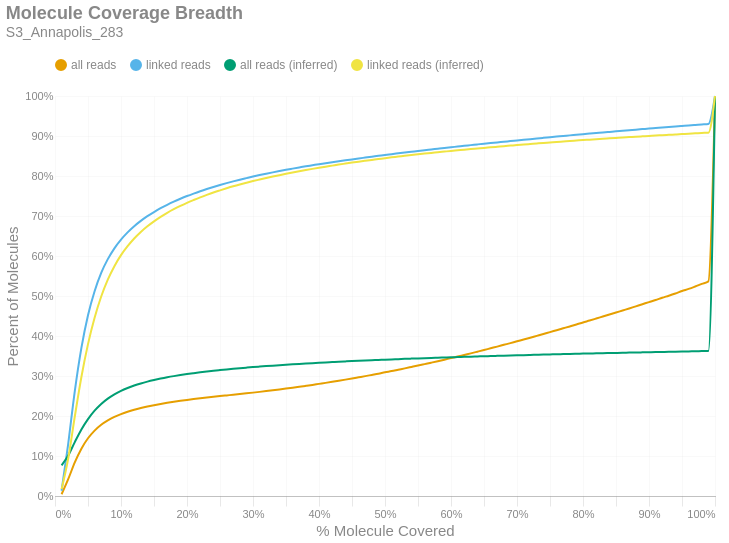

The cell this chart's notebook holds for it:
### Markdown cell above
### Molecule Read Coverage
This chart shows molecule coverage breadth as computed by the number of bases aligned to that molecule. In other words, "*how much of each unique long molecule is actually sequenced/aligned?*" Keep in mind there is a distinction between sequences and alignments, since some sequences belonging to a particular molecule may not align well and wouldn't appear in the alignment data. This chart also shows molecule coverage breadth as computed by the *inferred fragment* from which the aligned sequences originate. Unlike read coverage, this calculation takes into account the total insert size, including unsequenced gaps between the forward and reverse reads. Like the previous figures, these are cumulative percents.

### Code cell
if SKIPLR:
    print_html(f"Skipped")
else:
    binned_df = consolidated_hist(valids['coverage_bp'], mask, 0.01, True)
    binned_df_inf = consolidated_hist(valids['coverage_inserts'], mask, 0.01, True)
    binned_df = binned_df.with_columns(pl.lit(binned_df_inf['all reads (cumsum)']).alias('all reads (inferred)'))
    binned_df = binned_df.with_columns(pl.lit(binned_df_inf['linked reads (cumsum)']).alias('linked reads (inferred)'))
    binned_df = binned_df.with_columns(
        (pl.col('bin').cast(pl.Float64) + 0.01).alias('right_edge')
    )

    with SafeRender(binned_df):
        (
            density_plot(binned_df, 'Molecule Coverage Breadth', samplename, 'molcov', ['all reads (inferred)','linked reads (inferred)'])
            .encode(
                #x=alt.X('bin:Q', title="% Molecule Covered").axis(format = '%').scale(padding=0),
                x=alt.X('right_edge:Q', title="% Molecule Covered").axis(format='%').scale(padding=0),
                y=alt.Y('value:Q', title='Percent of Molecules')
                    .axis(format='%')
                    .stack(False)
                    .scale(domainMin=0, padding=0),
                color=alt.Color("key:N").scale(domain = ["all reads", "linked reads", "all reads (inferred)", "linked reads (inferred)"]),
                tooltip = [
                    alt.Tooltip("key:N", title = "Data Type"),
                    alt.Tooltip("range_label:N", title="% Molecule Covered"),
                    alt.Tooltip("value:Q", format = ".2%", title="% Molecules")
                ]
            )
        ).display()

### Figure 1 — Vega-Lite specification as saved in the notebook (floating-point values rounded to 4 significant figures)
{"width": "container", "height": 400, "config": {"title": {"anchor": "start", "dy": -15, "fontSize": 18, "color": "#888888", "subtitleColor": "#888888", "subtitleFontSize": 14}, "arc": {"fill": "#0072B2"}, "axis": {"domainColor": "#888888", "domainWidth": 0.5, "gridWidth": 0.2, "grid": false, "titleFontWeight": 400, "titleFontSize": 15, "labelFontSize": 11, "labelColor": "#888888", "tickColor": "#888888", "tickWidth": 0.2, "titleColor": "#888888"}, "axisBand": {"grid": false}, "axisX": {"grid": true, "tickSize": 10, "domainCap": "round"}, "axisY": {"domain": false, "grid": true, "tickSize": 0, "domainCap": "round"}, "background": "transparent", "header": {"labelFontSize": 15, "labelColor": "#888888", "titleFontSize": 15, "titleFontWeight": 600, "titleColor": "#888888"}, "legend": {"labelFont": "sans-serif", "labelFontSize": 12, "labelColor": "#888888", "symbolSize": 100, "symbolType": "circle", "titleFontSize": 12, "titlePadding": 10, "titleColor": "#888888", "title": null, "orient": "top"}, "range": {"category": ["#E69F00", "#56B4E9", "#009E73", "#F0E442", "#0072B2", "#D55E00", "#CC79A7", "#000000"], "diverging": ["#cfe8f3", "#a2d4ec", "#73bfe2", "#46abdb", "#1696d2", "#12719e"]}, "area": {"fill": "#0072B2", "fillOpacity": 0.7, "line": true, "strokeOpacity": 0.7}, "line": {"color": "#0072B2", "stroke": "#0072B2", "strokeWidth": 2}, "trail": {"color": "#0072B2", "stroke": "#0072B2", "strokeWidth": 0, "size": 1}, "point": {"filled": true, "fillOpacity": 1.0, "size": 95}, "text": {"color": "#888888", "fontSize": 11, "align": "right", "fontWeight": 400, "size": 11}, "bar": {"fill": "#0072B2", "stroke": null}, "view": {"stroke": null, "continuousWidth": 660, "continuousHeight": 400}}, "data": {"name": "data-90bb057b5944353e254366df12cd019e"}, "mark": {"type": "line", "interpolate": "monotone", "point": {"opacity": 0, "size": 275}}, "encoding": {"color": {"field": "key", "scale": {"domain": ["all reads", "linked reads", "all reads (inferred)", "linked reads (inferred)"]}, "type": "nominal"}, "tooltip": [{"field": "key", "title": "Data Type", "type": "nominal"}, {"field": "range_label", "title": "% Molecule Covered", "type": "nominal"}, {"field": "value", "format": ".2%", "title": "% Molecules", "type": "quantitative"}], "x": {"axis": {"format": "%"}, "field": "right_edge", "scale": {"padding": 0}, "title": "% Molecule Covered", "type": "quantitative"}, "y": {"axis": {"format": "%"}, "field": "value", "scale": {"domainMin": 0, "padding": 0}, "stack": false, "title": "Percent of Molecules", "type": "quantitative"}}, "params": [{"name": "param_c36ac31b6afebe62", "select": {"type": "point", "fields": ["key"]}, "bind": "legend"}], "title": {"text": "Molecule Coverage Breadth", "subtitle": "S3_Annapolis_283"}, "transform": [{"fold": ["all reads (cumsum)", "linked reads (cumsum)", "all reads (inferred)", "linked reads (inferred)"]}, {"calculate": "replace(datum.key, ' (cumsum)', '')", "as": "key"}, {"filter": {"param": "param_c36ac31b6afebe62"}}], "usermeta": {"embedOptions": {"downloadFileName": "S3_Annapolis_283.molcov"}}, "$schema": "https://vega.github.io/schema/vega-lite/v6.1.0.json", "datasets": {"data-90bb057b5944353e254366df12cd019e": [{"bin": "0.0", "interval": "0.0-0.01", "all reads": 0.004461, "linked reads": 0.01315, "all reads (cumsum)": 0.004461, "linked reads (cumsum)": 0.01315, "range_label": "0.0-0.01", "all reads (inferred)": 0.07679, "linked reads (inferred)": 0.01723, "right_edge": 0.01}, {"bin": "0.01", "interval": "0.01-0.02", "all reads": 0.03762, "linked reads": 0.1174, "all reads (cumsum)": 0.04208, "linked reads (cumsum)": 0.1306, "range_label": "0.01-0.02", "all reads (inferred)": 0.1014, "linked reads (inferred)": 0.09383, "right_edge": 0.02}, {"bin": "0.02", "interval": "0.02-0.03", "all reads": 0.04196, "linked reads": 0.1318, "all reads (cumsum)": 0.08405, "linked reads (cumsum)": 0.2623, "range_label": "0.02-0.03", "all reads (inferred)": 0.1348, "linked reads (inferred)": 0.1987, "right_edge": 0.03}, {"bin": "0.03", "interval": "0.03-0.04", "all reads": 0.03432, "linked reads": 0.1079, "all reads (cumsum)": 0.1184, "linked reads (cumsum)": 0.3702, "range_label": "0.03-0.04", "all reads (inferred)": 0.1662, "linked reads (inferred)": 0.2975, "right_edge": 0.04}, {"bin": "0.04", "interval": "0.04-0.05", "all reads": 0.02601, "linked reads": 0.08169, "all reads (cumsum)": 0.1444, "linked reads (cumsum)": 0.4519, "range_label": "0.04-0.05", "all reads (inferred)": 0.1923, "linked reads (inferred)": 0.3797, "right_edge": 0.05}, {"bin": "0.05", "interval": "0.05-0.06", "all reads": 0.01913, "linked reads": 0.06007, "all reads (cumsum)": 0.1635, "linked reads (cumsum)": 0.512, "range_label": "0.05-0.06", "all reads (inferred)": 0.2132, "linked reads (inferred)": 0.4457, "right_edge": 0.06}, {"bin": "0.06", "interval": "0.06-0.07", "all reads": 0.01458, "linked reads": 0.04573, "all reads (cumsum)": 0.1781, "linked reads (cumsum)": 0.5577, "range_label": "0.06-0.07", "all reads (inferred)": 0.2301, "linked reads (inferred)": 0.4987, "right_edge": 0.07}, {"bin": "0.07", "interval": "0.07-0.08", "all reads": 0.011, "linked reads": 0.0344, "all reads (cumsum)": 0.1891, "linked reads (cumsum)": 0.5921, "range_label": "0.07-0.08", "all reads (inferred)": 0.2434, "linked reads (inferred)": 0.5407, "right_edge": 0.08}, {"bin": "0.08", "interval": "0.08-0.09", "all reads": 0.008681, "linked reads": 0.02708, "all reads (cumsum)": 0.1978, "linked reads (cumsum)": 0.6192, "range_label": "0.08-0.09", "all reads (inferred)": 0.2542, "linked reads (inferred)": 0.5745, "right_edge": 0.09}, {"bin": "0.09", "interval": "0.09-0.1", "all reads": 0.00698, "linked reads": 0.02174, "all reads (cumsum)": 0.2048, "linked reads (cumsum)": 0.6409, "range_label": "0.09-0.1", "all reads (inferred)": 0.263, "linked reads (inferred)": 0.6022, "right_edge": 0.1}, {"bin": "0.1", "interval": "0.1-0.11", "all reads": 0.005816, "linked reads": 0.01807, "all reads (cumsum)": 0.2106, "linked reads (cumsum)": 0.659, "range_label": "0.1-0.11", "all reads (inferred)": 0.2701, "linked reads (inferred)": 0.6245, "right_edge": 0.11}, {"bin": "0.11", "interval": "0.11-0.12", "all reads": 0.004981, "linked reads": 0.01543, "all reads (cumsum)": 0.2156, "linked reads (cumsum)": 0.6744, "range_label": "0.11-0.12", "all reads (inferred)": 0.2762, "linked reads (inferred)": 0.6437, "right_edge": 0.12}, {"bin": "0.12", "interval": "0.12-0.13", "all reads": 0.004293, "linked reads": 0.01331, "all reads (cumsum)": 0.2198, "linked reads (cumsum)": 0.6878, "range_label": "0.12-0.13", "all reads (inferred)": 0.2814, "linked reads (inferred)": 0.66, "right_edge": 0.13}, {"bin": "0.13", "interval": "0.13-0.14", "all reads": 0.003804, "linked reads": 0.01173, "all reads (cumsum)": 0.2236, "linked reads (cumsum)": 0.6995, "range_label": "0.13-0.14", "all reads (inferred)": 0.286, "linked reads (inferred)": 0.6742, "right_edge": 0.14}, {"bin": "0.14", "interval": "0.14-0.15", "all reads": 0.003348, "linked reads": 0.01033, "all reads (cumsum)": 0.227, "linked reads (cumsum)": 0.7098, "range_label": "0.14-0.15", "all reads (inferred)": 0.2899, "linked reads (inferred)": 0.6866, "right_edge": 0.15}, {"bin": "0.15", "interval": "0.15-0.16", "all reads": 0.003124, "linked reads": 0.009578, "all reads (cumsum)": 0.2301, "linked reads (cumsum)": 0.7194, "range_label": "0.15-0.16", "all reads (inferred)": 0.2935, "linked reads (inferred)": 0.6979, "right_edge": 0.16}, {"bin": "0.16", "interval": "0.16-0.17", "all reads": 0.002816, "linked reads": 0.008594, "all reads (cumsum)": 0.2329, "linked reads (cumsum)": 0.728, "range_label": "0.16-0.17", "all reads (inferred)": 0.2968, "linked reads (inferred)": 0.708, "right_edge": 0.17}, {"bin": "0.17", "interval": "0.17-0.18", "all reads": 0.00261, "linked reads": 0.007885, "all reads (cumsum)": 0.2355, "linked reads (cumsum)": 0.7359, "range_label": "0.17-0.18", "all reads (inferred)": 0.2997, "linked reads (inferred)": 0.7171, "right_edge": 0.18}, {"bin": "0.18", "interval": "0.18-0.19", "all reads": 0.002429, "linked reads": 0.007271, "all reads (cumsum)": 0.238, "linked reads (cumsum)": 0.7431, "range_label": "0.18-0.19", "all reads (inferred)": 0.3023, "linked reads (inferred)": 0.7253, "right_edge": 0.19}, {"bin": "0.19", "interval": "0.19-0.2", "all reads": 0.002259, "linked reads": 0.006754, "all reads (cumsum)": 0.2402, "linked reads (cumsum)": 0.7499, "range_label": "0.19-0.2", "all reads (inferred)": 0.3048, "linked reads (inferred)": 0.733, "right_edge": 0.2}, {"bin": "0.2", "interval": "0.2-0.21", "all reads": 0.002101, "linked reads": 0.00619, "all reads (cumsum)": 0.2423, "linked reads (cumsum)": 0.7561, "range_label": "0.2-0.21", "all reads (inferred)": 0.307, "linked reads (inferred)": 0.74, "right_edge": 0.21}, {"bin": "0.21", "interval": "0.21-0.22", "all reads": 0.002001, "linked reads": 0.00586, "all reads (cumsum)": 0.2443, "linked reads (cumsum)": 0.7619, "range_label": "0.21-0.22", "all reads (inferred)": 0.3092, "linked reads (inferred)": 0.7467, "right_edge": 0.22}, {"bin": "0.22", "interval": "0.22-0.23", "all reads": 0.001905, "linked reads": 0.005501, "all reads (cumsum)": 0.2462, "linked reads (cumsum)": 0.7674, "range_label": "0.22-0.23", "all reads (inferred)": 0.3112, "linked reads (inferred)": 0.7529, "right_edge": 0.23}, {"bin": "0.23", "interval": "0.23-0.24", "all reads": 0.001823, "linked reads": 0.005207, "all reads (cumsum)": 0.2481, "linked reads (cumsum)": 0.7727, "range_label": "0.23-0.24", "all reads (inferred)": 0.3131, "linked reads (inferred)": 0.7588, "right_edge": 0.24}, {"bin": "0.24", "interval": "0.24-0.25", "all reads": 0.001751, "linked reads": 0.004885, "all reads (cumsum)": 0.2498, "linked reads (cumsum)": 0.7775, "range_label": "0.24-0.25", "all reads (inferred)": 0.3148, "linked reads (inferred)": 0.7642, "right_edge": 0.25}, {"bin": "0.25", "interval": "0.25-0.26", "all reads": 0.00167, "linked reads": 0.0046, "all reads (cumsum)": 0.2515, "linked reads (cumsum)": 0.7821, "range_label": "0.25-0.26", "all reads (inferred)": 0.3165, "linked reads (inferred)": 0.7694, "right_edge": 0.26}, {"bin": "0.26", "interval": "0.26-0.27", "all reads": 0.001656, "linked reads": 0.004348, "all reads (cumsum)": 0.2531, "linked reads (cumsum)": 0.7865, "range_label": "0.26-0.27", "all reads (inferred)": 0.3181, "linked reads (inferred)": 0.7743, "right_edge": 0.27}, {"bin": "0.27", "interval": "0.27-0.28", "all reads": 0.001696, "linked reads": 0.004201, "all reads (cumsum)": 0.2548, "linked reads (cumsum)": 0.7907, "range_label": "0.27-0.28", "all reads (inferred)": 0.3195, "linked reads (inferred)": 0.7789, "right_edge": 0.28}, {"bin": "0.28", "interval": "0.28-0.29", "all reads": 0.001765, "linked reads": 0.003982, "all reads (cumsum)": 0.2566, "linked reads (cumsum)": 0.7947, "range_label": "0.28-0.29", "all reads (inferred)": 0.3209, "linked reads (inferred)": 0.7832, "right_edge": 0.29}, {"bin": "0.29", "interval": "0.29-0.3", "all reads": 0.001829, "linked reads": 0.003932, "all reads (cumsum)": 0.2584, "linked reads (cumsum)": 0.7986, "range_label": "0.29-0.3", "all reads (inferred)": 0.3223, "linked reads (inferred)": 0.7873, "right_edge": 0.3}, {"bin": "0.3", "interval": "0.3-0.31", "all reads": 0.00188, "linked reads": 0.003693, "all reads (cumsum)": 0.2603, "linked reads (cumsum)": 0.8023, "range_label": "0.3-0.31", "all reads (inferred)": 0.3235, "linked reads (inferred)": 0.7911, "right_edge": 0.31}, {"bin": "0.31", "interval": "0.31-0.32", "all reads": 0.001945, "linked reads": 0.003461, "all reads (cumsum)": 0.2623, "linked reads (cumsum)": 0.8058, "range_label": "0.31-0.32", "all reads (inferred)": 0.3247, "linked reads (inferred)": 0.7949, "right_edge": 0.32}, {"bin": "0.32", "interval": "0.32-0.33", "all reads": 0.00202, "linked reads": 0.003349, "all reads (cumsum)": 0.2643, "linked reads (cumsum)": 0.8091, "range_label": "0.32-0.33", "all reads (inferred)": 0.3259, "linked reads (inferred)": 0.7986, "right_edge": 0.33}, {"bin": "0.33", "interval": "0.33-0.34", "all reads": 0.002065, "linked reads": 0.003253, "all reads (cumsum)": 0.2663, "linked reads (cumsum)": 0.8124, "range_label": "0.33-0.34", "all reads (inferred)": 0.327, "linked reads (inferred)": 0.8021, "right_edge": 0.34}, {"bin": "0.34", "interval": "0.34-0.35", "all reads": 0.002133, "linked reads": 0.00315, "all reads (cumsum)": 0.2685, "linked reads (cumsum)": 0.8155, "range_label": "0.34-0.35", "all reads (inferred)": 0.3281, "linked reads (inferred)": 0.8054, "right_edge": 0.35}, {"bin": "0.35", "interval": "0.35-0.36", "all reads": 0.002209, "linked reads": 0.002932, "all reads (cumsum)": 0.2707, "linked reads (cumsum)": 0.8184, "range_label": "0.35-0.36", "all reads (inferred)": 0.3292, "linked reads (inferred)": 0.8087, "right_edge": 0.36}, {"bin": "0.36", "interval": "0.36-0.37", "all reads": 0.002289, "linked reads": 0.002902, "all reads (cumsum)": 0.273, "linked reads (cumsum)": 0.8213, "range_label": "0.36-0.37", "all reads (inferred)": 0.3302, "linked reads (inferred)": 0.8119, "right_edge": 0.37}, {"bin": "0.37", "interval": "0.37-0.38", "all reads": 0.002378, "linked reads": 0.002881, "all reads (cumsum)": 0.2753, "linked reads (cumsum)": 0.8242, "range_label": "0.37-0.38", "all reads (inferred)": 0.3312, "linked reads (inferred)": 0.8149, "right_edge": 0.38}, {"bin": "0.38", "interval": "0.38-0.39", "all reads": 0.002422, "linked reads": 0.002627, "all reads (cumsum)": 0.2778, "linked reads (cumsum)": 0.8268, "range_label": "0.38-0.39", "all reads (inferred)": 0.3321, "linked reads (inferred)": 0.8178, "right_edge": 0.39}, {"bin": "0.39", "interval": "0.39-0.4", "all reads": 0.00254, "linked reads": 0.002665, "all reads (cumsum)": 0.2803, "linked reads (cumsum)": 0.8295, "range_label": "0.39-0.4", "all reads (inferred)": 0.333, "linked reads (inferred)": 0.8206, "right_edge": 0.4}, {"bin": "0.4", "interval": "0.4-0.41", "all reads": 0.002504, "linked reads": 0.002453, "all reads (cumsum)": 0.2828, "linked reads (cumsum)": 0.832, "range_label": "0.4-0.41", "all reads (inferred)": 0.3339, "linked reads (inferred)": 0.8233, "right_edge": 0.41}, {"bin": "0.41", "interval": "0.41-0.42", "all reads": 0.002633, "linked reads": 0.002406, "all reads (cumsum)": 0.2854, "linked reads (cumsum)": 0.8344, "range_label": "0.41-0.42", "all reads (inferred)": 0.3348, "linked reads (inferred)": 0.826, "right_edge": 0.42}, {"bin": "0.42", "interval": "0.42-0.43", "all reads": 0.002709, "linked reads": 0.002355, "all reads (cumsum)": 0.2882, "linked reads (cumsum)": 0.8367, "range_label": "0.42-0.43", "all reads (inferred)": 0.3357, "linked reads (inferred)": 0.8286, "right_edge": 0.43}, {"bin": "0.43", "interval": "0.43-0.44", "all reads": 0.002765, "linked reads": 0.00241, "all reads (cumsum)": 0.2909, "linked reads (cumsum)": 0.8391, "range_label": "0.43-0.44", "all reads (inferred)": 0.3365, "linked reads (inferred)": 0.8311, "right_edge": 0.44}, {"bin": "0.44", "interval": "0.44-0.45", "all reads": 0.002846, "linked reads": 0.002358, "all reads (cumsum)": 0.2938, "linked reads (cumsum)": 0.8415, "range_label": "0.44-0.45", "all reads (inferred)": 0.3373, "linked reads (inferred)": 0.8335, "right_edge": 0.45}, {"bin": "0.45", "interval": "0.45-0.46", "all reads": 0.002953, "linked reads": 0.002326, "all reads (cumsum)": 0.2967, "linked reads (cumsum)": 0.8438, "range_label": "0.45-0.46", "all reads (inferred)": 0.338, "linked reads (inferred)": 0.8359, "right_edge": 0.46}, {"bin": "0.46", "interval": "0.46-0.47", "all reads": 0.00295, "linked reads": 0.002193, "all reads (cumsum)": 0.2997, "linked reads (cumsum)": 0.846, "range_label": "0.46-0.47", "all reads (inferred)": 0.3388, "linked reads (inferred)": 0.8381, "right_edge": 0.47}, {"bin": "0.47", "interval": "0.47-0.48", "all reads": 0.003064, "linked reads": 0.002189, "all reads (cumsum)": 0.3027, "linked reads (cumsum)": 0.8482, "range_label": "0.47-0.48", "all reads (inferred)": 0.3395, "linked reads (inferred)": 0.8402, "right_edge": 0.48}, {"bin": "0.48", "interval": "0.48-0.49", "all reads": 0.003048, "linked reads": 0.002153, "all reads (cumsum)": 0.3058, "linked reads (cumsum)": 0.8504, "range_label": "0.48-0.49", "all reads (inferred)": 0.3401, "linked reads (inferred)": 0.8424, "right_edge": 0.49}, {"bin": "0.49", "interval": "0.49-0.5", "all reads": 0.003468, "linked reads": 0.002231, "all reads (cumsum)": 0.3092, "linked reads (cumsum)": 0.8526, "range_label": "0.49-0.5", "all reads (inferred)": 0.3409, "linked reads (inferred)": 0.8445, "right_edge": 0.5}, {"bin": "0.5", "interval": "0.5-0.51", "all reads": 0.003031, "linked reads": 0.002009, "all reads (cumsum)": 0.3123, "linked reads (cumsum)": 0.8546, "range_label": "0.5-0.51", "all reads (inferred)": 0.3415, "linked reads (inferred)": 0.8466, "right_edge": 0.51}, {"bin": "0.51", "interval": "0.51-0.52", "all reads": 0.003427, "linked reads": 0.002072, "all reads (cumsum)": 0.3157, "linked reads (cumsum)": 0.8567, "range_label": "0.51-0.52", "all reads (inferred)": 0.3422, "linked reads (inferred)": 0.8485, "right_edge": 0.52}, {"bin": "0.52", "interval": "0.52-0.53", "all reads": 0.003402, "linked reads": 0.002076, "all reads (cumsum)": 0.3191, "linked reads (cumsum)": 0.8587, "range_label": "0.52-0.53", "all reads (inferred)": 0.3428, "linked reads (inferred)": 0.8505, "right_edge": 0.53}, {"bin": "0.53", "interval": "0.53-0.54", "all reads": 0.003485, "linked reads": 0.001907, "all reads (cumsum)": 0.3226, "linked reads (cumsum)": 0.8607, "range_label": "0.53-0.54", "all reads (inferred)": 0.3434, "linked reads (inferred)": 0.8524, "right_edge": 0.54}, {"bin": "0.54", "interval": "0.54-0.55", "all reads": 0.003501, "linked reads": 0.001926, "all reads (cumsum)": 0.3261, "linked reads (cumsum)": 0.8626, "range_label": "0.54-0.55", "all reads (inferred)": 0.3441, "linked reads (inferred)": 0.8543, "right_edge": 0.55}, {"bin": "0.55", "interval": "0.55-0.56", "all reads": 0.003604, "linked reads": 0.001884, "all reads (cumsum)": 0.3297, "linked reads (cumsum)": 0.8645, "range_label": "0.55-0.56", "all reads (inferred)": 0.3447, "linked reads (inferred)": 0.8561, "right_edge": 0.56}, {"bin": "0.56", "interval": "0.56-0.57", "all reads": 0.003617, "linked reads": 0.001849, "all reads (cumsum)": 0.3333, "linked reads (cumsum)": 0.8663, "range_label": "0.56-0.57", "all reads (inferred)": 0.3452, "linked reads (inferred)": 0.8578, "right_edge": 0.57}, {"bin": "0.57", "interval": "0.57-0.58", "all reads": 0.003686, "linked reads": 0.001861, "all reads (cumsum)": 0.337, "linked reads (cumsum)": 0.8682, "range_label": "0.57-0.58", "all reads (inferred)": 0.3458, "linked reads (inferred)": 0.8594, "right_edge": 0.58}, {"bin": "0.58", "interval": "0.58-0.59", "all reads": 0.003832, "linked reads": 0.001853, "all reads (cumsum)": 0.3408, "linked reads (cumsum)": 0.87, "range_label": "0.58-0.59", "all reads (inferred)": 0.3463, "linked reads (inferred)": 0.861, "right_edge": 0.59}, {"bin": "0.59", "interval": "0.59-0.6", "all reads": 0.00391, "linked reads": 0.001815, "all reads (cumsum)": 0.3447, "linked reads (cumsum)": 0.8718, "range_label": "0.59-0.6", "all reads (inferred)": 0.3469, "linked reads (inferred)": 0.8627, "right_edge": 0.6}, {"bin": "0.6", "interval": "0.6-0.61", "all reads": 0.003829, "linked reads": 0.001786, "all reads (cumsum)": 0.3486, "linked reads (cumsum)": 0.8736, "range_label": "0.6-0.61", "all reads (inferred)": 0.3474, "linked reads (inferred)": 0.8642, "right_edge": 0.61}, {"bin": "0.61", "interval": "0.61-0.62", "all reads": 0.004067, "linked reads": 0.001803, "all reads (cumsum)": 0.3526, "linked reads (cumsum)": 0.8754, "range_label": "0.61-0.62", "all reads (inferred)": 0.3479, "linked reads (inferred)": 0.8658, "right_edge": 0.62}, {"bin": "0.62", "interval": "0.62-0.63", "all reads": 0.003969, "linked reads": 0.00175, "all reads (cumsum)": 0.3566, "linked reads (cumsum)": 0.8772, "range_label": "0.62-0.63", "all reads (inferred)": 0.3484, "linked reads (inferred)": 0.8673, "right_edge": 0.63}, {"bin": "0.63", "interval": "0.63-0.64", "all reads": 0.00416, "linked reads": 0.001777, "all reads (cumsum)": 0.3608, "linked reads (cumsum)": 0.879, "range_label": "0.63-0.64", "all reads (inferred)": 0.3489, "linked reads (inferred)": 0.8688, "right_edge": 0.64}, {"bin": "0.64", "interval": "0.64-0.65", "all reads": 0.004194, "linked reads": 0.001747, "all reads (cumsum)": 0.365, "linked reads (cumsum)": 0.8807, "range_label": "0.64-0.65", "all reads (inferred)": 0.3494, "linked reads (inferred)": 0.8703, "right_edge": 0.65}, {"bin": "0.65", "interval": "0.65-0.66", "all reads": 0.004297, "linked reads": 0.001677, "all reads (cumsum)": 0.3693, "linked reads (cumsum)": 0.8824, "range_label": "0.65-0.66", "all reads (inferred)": 0.3499, "linked reads (inferred)": 0.8717, "right_edge": 0.66}, {"bin": "0.66", "interval": "0.66-0.67", "all reads": 0.004227, "linked reads": 0.001594, "all reads (cumsum)": 0.3735, "linked reads (cumsum)": 0.884, "range_label": "0.66-0.67", "all reads (inferred)": 0.3503, "linked reads (inferred)": 0.8731, "right_edge": 0.67}, {"bin": "0.67", "interval": "0.67-0.68", "all reads": 0.004419, "linked reads": 0.001673, "all reads (cumsum)": 0.3779, "linked reads (cumsum)": 0.8856, "range_label": "0.67-0.68", "all reads (inferred)": 0.3508, "linked reads (inferred)": 0.8746, "right_edge": 0.68}, {"bin": "0.68", "interval": "0.68-0.69", "all reads": 0.004361, "linked reads": 0.001618, "all reads (cumsum)": 0.3823, "linked reads (cumsum)": 0.8873, "range_label": "0.68-0.69", "all reads (inferred)": 0.3513, "linked reads (inferred)": 0.8759, "right_edge": 0.69}, {"bin": "0.69", "interval": "0.69-0.7", "all reads": 0.004513, "linked reads": 0.001654, "all reads (cumsum)": 0.3868, "linked reads (cumsum)": 0.8889, "range_label": "0.69-0.7", "all reads (inferred)": 0.3517, "linked reads (inferred)": 0.8773, "right_edge": 0.7}, {"bin": "0.7", "interval": "0.7-0.71", "all reads": 0.004341, "linked reads": 0.001638, "all reads (cumsum)": 0.3911, "linked reads (cumsum)": 0.8906, "range_label": "0.7-0.71", "all reads (inferred)": 0.3522, "linked reads (inferred)": 0.8786, "right_edge": 0.71}, {"bin": "0.71", "interval": "0.71-0.72", "all reads": 0.004555, "linked reads": 0.001617, "all reads (cumsum)": 0.3957, "linked reads (cumsum)": 0.8922, "range_label": "0.71-0.72", "all reads (inferred)": 0.3526, "linked reads (inferred)": 0.88, "right_edge": 0.72}, {"bin": "0.72", "interval": "0.72-0.73", "all reads": 0.004635, "linked reads": 0.001589, "all reads (cumsum)": 0.4003, "linked reads (cumsum)": 0.8938, "range_label": "0.72-0.73", "all reads (inferred)": 0.3531, "linked reads (inferred)": 0.8813, "right_edge": 0.73}, {"bin": "0.73", "interval": "0.73-0.74", "all reads": 0.004637, "linked reads": 0.001568, "all reads (cumsum)": 0.4049, "linked reads (cumsum)": 0.8953, "range_label": "0.73-0.74", "all reads (inferred)": 0.3535, "linked reads (inferred)": 0.8827, "right_edge": 0.74}, {"bin": "0.74", "interval": "0.74-0.75", "all reads": 0.004829, "linked reads": 0.001562, "all reads (cumsum)": 0.4098, "linked reads (cumsum)": 0.8969, "range_label": "0.74-0.75", "all reads (inferred)": 0.3539, "linked reads (inferred)": 0.8839, "right_edge": 0.75}, {"bin": "0.75", "interval": "0.75-0.76", "all reads": 0.00467, "linked reads": 0.001565, "all reads (cumsum)": 0.4144, "linked reads (cumsum)": 0.8985, "range_label": "0.75-0.76", "all reads (inferred)": 0.3544, "linked reads (inferred)": 0.8852, "right_edge": 0.76}, {"bin": "0.76", "interval": "0.76-0.77", "all reads": 0.004758, "linked reads": 0.001484, "all reads (cumsum)": 0.4192, "linked reads (cumsum)": 0.8999, "range_label": "0.76-0.77", "all reads (inferred)": 0.3548, "linked reads (inferred)": 0.8863, "right_edge": 0.77}, {"bin": "0.77", "interval": "0.77-0.78", "all reads": 0.004751, "linked reads": 0.001622, "all reads (cumsum)": 0.424, "linked reads (cumsum)": 0.9016, "range_label": "0.77-0.78", "all reads (inferred)": 0.3552, "linked reads (inferred)": 0.8875, "right_edge": 0.78}, {"bin": "0.78", "interval": "0.78-0.79", "all reads": 0.004848, "linked reads": 0.00145, "all reads (cumsum)": 0.4288, "linked reads (cumsum)": 0.903, "range_label": "0.78-0.79", "all reads (inferred)": 0.3556, "linked reads (inferred)": 0.8887, "right_edge": 0.79}, {"bin": "0.79", "interval": "0.79-0.8", "all reads": 0.005079, "linked reads": 0.001552, "all reads (cumsum)": 0.4339, "linked reads (cumsum)": 0.9046, "range_label": "0.79-0.8", "all reads (inferred)": 0.356, "linked reads (inferred)": 0.8898, "right_edge": 0.8}, {"bin": "0.8", "interval": "0.8-0.81", "all reads": 0.004734, "linked reads": 0.001403, "all reads (cumsum)": 0.4386, "linked reads (cumsum)": 0.906, "range_label": "0.8-0.81", "all reads (inferred)": 0.3563, "linked reads (inferred)": 0.8909, "right_edge": 0.81}, {"bin": "0.81", "interval": "0.81-0.82", "all reads": 0.004961, "linked reads": 0.00143, "all reads (cumsum)": 0.4436, "linked reads (cumsum)": 0.9074, "range_label": "0.81-0.82", "all reads (inferred)": 0.3567, "linked reads (inferred)": 0.892, "right_edge": 0.82}, {"bin": "0.82", "interval": "0.82-0.83", "all reads": 0.005041, "linked reads": 0.001492, "all reads (cumsum)": 0.4486, "linked reads (cumsum)": 0.9089, "range_label": "0.82-0.83", "all reads (inferred)": 0.357, "linked reads (inferred)": 0.8931, "right_edge": 0.83}, {"bin": "0.83", "interval": "0.83-0.84", "all reads": 0.00501, "linked reads": 0.001373, "all reads (cumsum)": 0.4536, "linked reads (cumsum)": 0.9103, "range_label": "0.83-0.84", "all reads (inferred)": 0.3574, "linked reads (inferred)": 0.8941, "right_edge": 0.84}, {"bin": "0.84", "interval": "0.84-0.85", "all reads": 0.004969, "linked reads": 0.001345, "all reads (cumsum)": 0.4586, "linked reads (cumsum)": 0.9116, "range_label": "0.84-0.85", "all reads (inferred)": 0.3578, "linked reads (inferred)": 0.8952, "right_edge": 0.85}, {"bin": "0.85", "interval": "0.85-0.86", "all reads": 0.005171, "linked reads": 0.001425, "all reads (cumsum)": 0.4638, "linked reads (cumsum)": 0.913, "range_label": "0.85-0.86", "all reads (inferred)": 0.3581, "linked reads (inferred)": 0.8962, "right_edge": 0.86}, {"bin": "0.86", "interval": "0.86-0.87", "all reads": 0.005096, "linked reads": 0.001392, "all reads (cumsum)": 0.4689, "linked reads (cumsum)": 0.9144, "range_label": "0.86-0.87", "all reads (inferred)": 0.3584, "linked reads (inferred)": 0.8972, "right_edge": 0.87}, {"bin": "0.87", "interval": "0.87-0.88", "all reads": 0.005281, "linked reads": 0.001423, "all reads (cumsum)": 0.4741, "linked reads (cumsum)": 0.9158, "range_label": "0.87-0.88", "all reads (inferred)": 0.3588, "linked reads (inferred)": 0.8982, "right_edge": 0.88}, {"bin": "0.88", "interval": "0.88-0.89", "all reads": 0.005252, "linked reads": 0.00137, "all reads (cumsum)": 0.4794, "linked reads (cumsum)": 0.9172, "range_label": "0.88-0.89", "all reads (inferred)": 0.3591, "linked reads (inferred)": 0.8992, "right_edge": 0.89}, {"bin": "0.89", "interval": "0.89-0.9", "all reads": 0.005374, "linked reads": 0.00138, "all reads (cumsum)": 0.4848, "linked reads (cumsum)": 0.9186, "range_label": "0.89-0.9", "all reads (inferred)": 0.3595, "linked reads (inferred)": 0.9001, "right_edge": 0.9}, {"bin": "0.9", "interval": "0.9-0.91", "all reads": 0.005046, "linked reads": 0.001306, "all reads (cumsum)": 0.4898, "linked reads (cumsum)": 0.9199, "range_label": "0.9-0.91", "all reads (inferred)": 0.3598, "linked reads (inferred)": 0.9011, "right_edge": 0.91}, {"bin": "0.91", "interval": "0.91-0.92", "all reads": 0.005906, "linked reads": 0.001329, "all reads (cumsum)": 0.4957, "linked reads (cumsum)": 0.9212, "range_label": "0.91-0.92", "all reads (inferred)": 0.3601, "linked reads (inferred)": 0.902, "right_edge": 0.92}, {"bin": "0.92", "interval": "0.92-0.93", "all reads": 0.00509, "linked reads": 0.001298, "all reads (cumsum)": 0.5008, "linked reads (cumsum)": 0.9225, "range_label": "0.92-0.93", "all reads (inferred)": 0.3604, "linked reads (inferred)": 0.9029, "right_edge": 0.93}, {"bin": "0.93", "interval": "0.93-0.94", "all reads": 0.00559, "linked reads": 0.001269, "all reads (cumsum)": 0.5064, "linked reads (cumsum)": 0.9238, "range_label": "0.93-0.94", "all reads (inferred)": 0.3608, "linked reads (inferred)": 0.9039, "right_edge": 0.94}, {"bin": "0.94", "interval": "0.94-0.95", "all reads": 0.006145, "linked reads": 0.001305, "all reads (cumsum)": 0.5125, "linked reads (cumsum)": 0.9251, "range_label": "0.94-0.95", "all reads (inferred)": 0.3611, "linked reads (inferred)": 0.9048, "right_edge": 0.95}, {"bin": "0.95", "interval": "0.95-0.96", "all reads": 0.00514, "linked reads": 0.001318, "all reads (cumsum)": 0.5177, "linked reads (cumsum)": 0.9264, "range_label": "0.95-0.96", "all reads (inferred)": 0.3615, "linked reads (inferred)": 0.9058, "right_edge": 0.96}, {"bin": "0.96", "interval": "0.96-0.97", "all reads": 0.006113, "linked reads": 0.001233, "all reads (cumsum)": 0.5238, "linked reads (cumsum)": 0.9277, "range_label": "0.96-0.97", "all reads (inferred)": 0.3618, "linked reads (inferred)": 0.9067, "right_edge": 0.97}, {"bin": "0.97", "interval": "0.97-0.98", "all reads": 0.006561, "linked reads": 0.001208, "all reads (cumsum)": 0.5304, "linked reads (cumsum)": 0.9289, "range_label": "0.97-0.98", "all reads (inferred)": 0.3622, "linked reads (inferred)": 0.9077, "right_edge": 0.98}, {"bin": "0.98", "interval": "0.98-0.99", "all reads": 0.006227, "linked reads": 0.001277, "all reads (cumsum)": 0.5366, "linked reads (cumsum)": 0.9301, "range_label": "0.98-0.99", "all reads (inferred)": 0.3626, "linked reads (inferred)": 0.9084, "right_edge": 0.99}, {"bin": "0.99", "interval": "0.99-1.0", "all reads": 0.4634, "linked reads": 0.06986, "all reads (cumsum)": 1.0, "linked reads (cumsum)": 1.0, "range_label": "0.99-1.0", "all reads (inferred)": 1.0, "linked reads (inferred)": 1.0, "right_edge": 1.0}]}}
